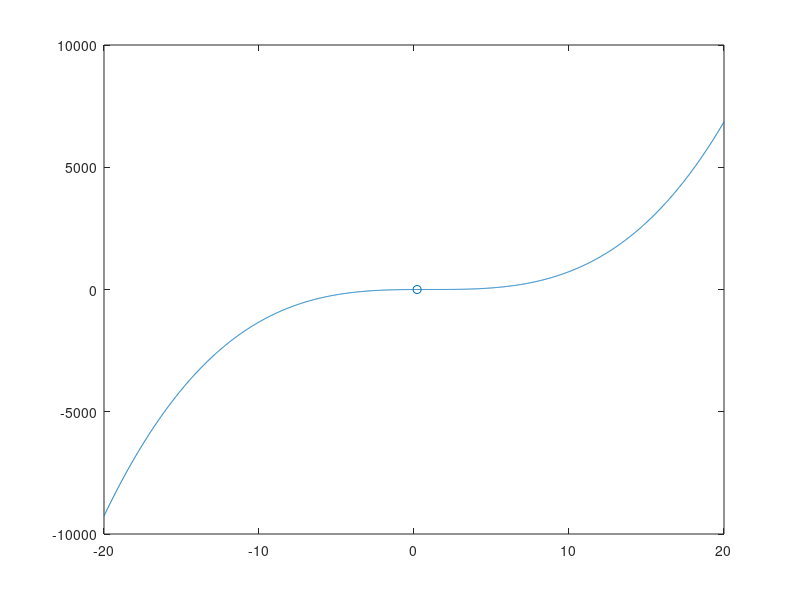

MATLAB code for this plot:
clc
clear
close all

x0=5;
b=4;
er=1e-16;
del=x0*1e2;
t=linspace(-20,20,2000);
f=@(x) (x-1).^3+0.512;
df=@(x) 3.*(x-1).^2;
plot(t,f(t));

while del>er
    x1=x0-f(x0)/df(x0);
    del=abs(x1-x0);
    x0=x1;
end

hold on
scatter(x0,f(x0));
 

